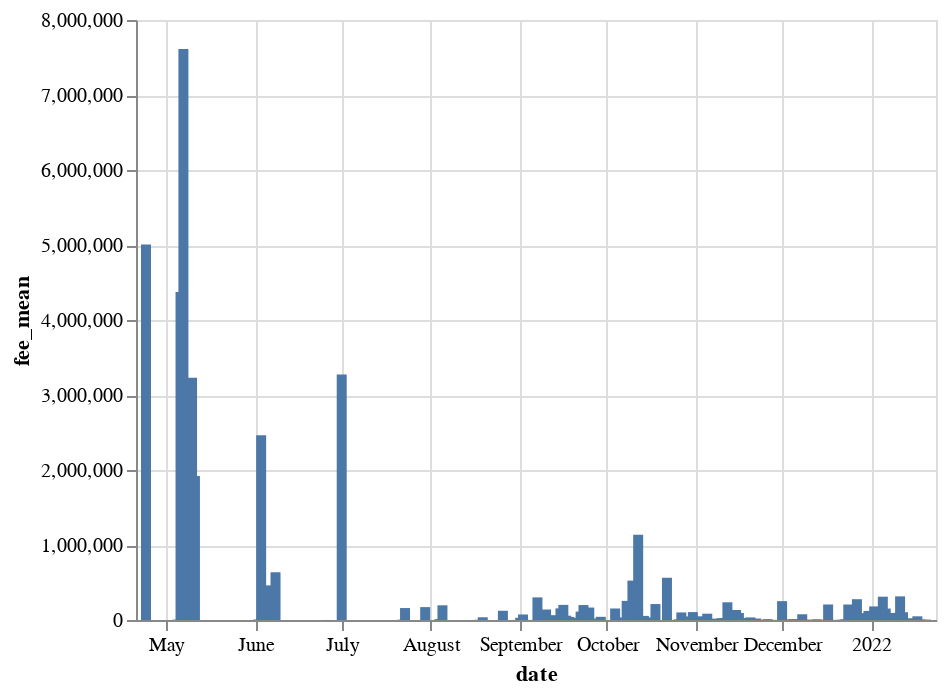

The notebook cell this image was saved under:
### Markdown cell above
### Average daily transaction fee (not sure what this fee means yet)

### Code cell
alt.Chart(txs_slim_grp).mark_bar().encode(
    x='date:T',
    y='fee_mean'
)

### Figure 1 — Vega-Lite specification as saved in the notebook (floating-point values rounded to 4 significant figures; data arrays with more than 128 entries replaced by an {"elided": "..."} marker saying what was removed)
{"config": {"view": {"continuousWidth": 400, "continuousHeight": 300}}, "data": {"name": "data-aeeb5b7805e7c1f6304301b8d54fd7b7"}, "mark": "bar", "encoding": {"x": {"field": "date", "type": "temporal"}, "y": {"field": "fee_mean", "type": "quantitative"}}, "$schema": "https://vega.github.io/schema/vega-lite/v4.17.0.json", "datasets": {"data-aeeb5b7805e7c1f6304301b8d54fd7b7": {"elided": "142 records"}}}
